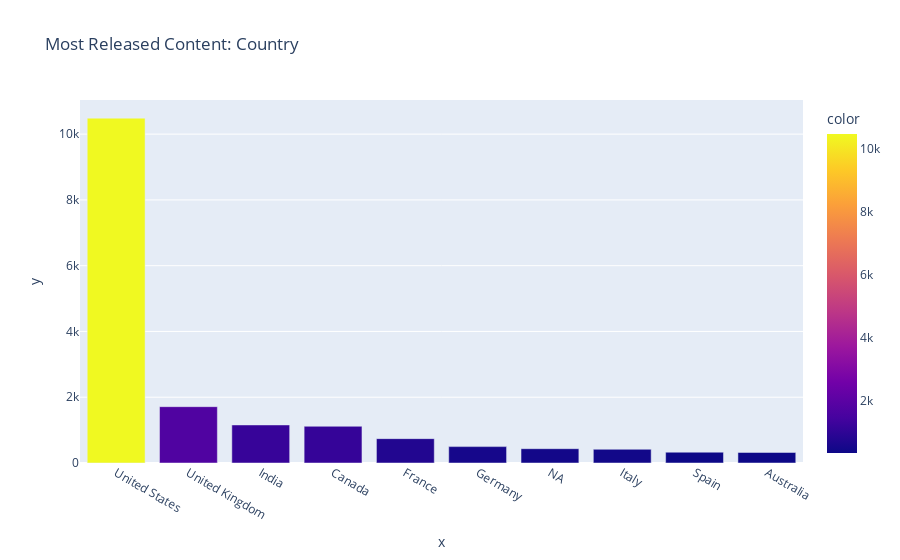

The notebook cell this image was saved under:
### Markdown cell above
### Most Released Content

### Code cell
# Get the base counts for the country and sort them
base_counts = get_counts(temp_data, 'Country', kata['Country'])
base_counts = pd.DataFrame(index=base_counts.keys(),
                           data=base_counts.values(),
                           columns=['Counts'])
base_counts.sort_values(by='Counts', ascending=False, inplace=True)
# Plot the top 10 countries
fig = px.bar(x=base_counts.index[:10],
             y=base_counts['Counts'][:10],
             color=base_counts['Counts'][:10],
             title='Most Released Content: Country')
fig.show()

### Figure 1 — Plotly figure (JSON) as saved in the notebook; plotly's stock layout.template omitted (floating-point values rounded to 4 significant figures)
{"data": [{"alignmentgroup": "True", "hovertemplate": "x=%{x}<br>y=%{y}<br>color=%{marker.color}<extra></extra>", "legendgroup": "", "marker": {"color": [10486, 1713, 1157, 1117, 741, 498, 435, 417, 329, 321], "coloraxis": "coloraxis"}, "name": "", "offsetgroup": "", "orientation": "v", "showlegend": false, "textposition": "auto", "type": "bar", "x": ["United States", "United Kingdom", "India", "Canada", "France", "Germany", "NA", "Italy", "Spain", "Australia"], "xaxis": "x", "y": [10486, 1713, 1157, 1117, 741, 498, 435, 417, 329, 321], "yaxis": "y"}], "layout": {"barmode": "relative", "coloraxis": {"colorbar": {"title": {"text": "color"}}, "colorscale": [[0, "#0d0887"], [0.1111, "#46039f"], [0.2222, "#7201a8"], [0.3333, "#9c179e"], [0.4444, "#bd3786"], [0.5556, "#d8576b"], [0.6667, "#ed7953"], [0.7778, "#fb9f3a"], [0.8889, "#fdca26"], [1, "#f0f921"]]}, "legend": {"tracegroupgap": 0}, "title": {"text": "Most Released Content: Country"}, "xaxis": {"anchor": "y", "domain": [0, 1], "title": {"text": "x"}}, "yaxis": {"anchor": "x", "domain": [0, 1], "title": {"text": "y"}}}}
